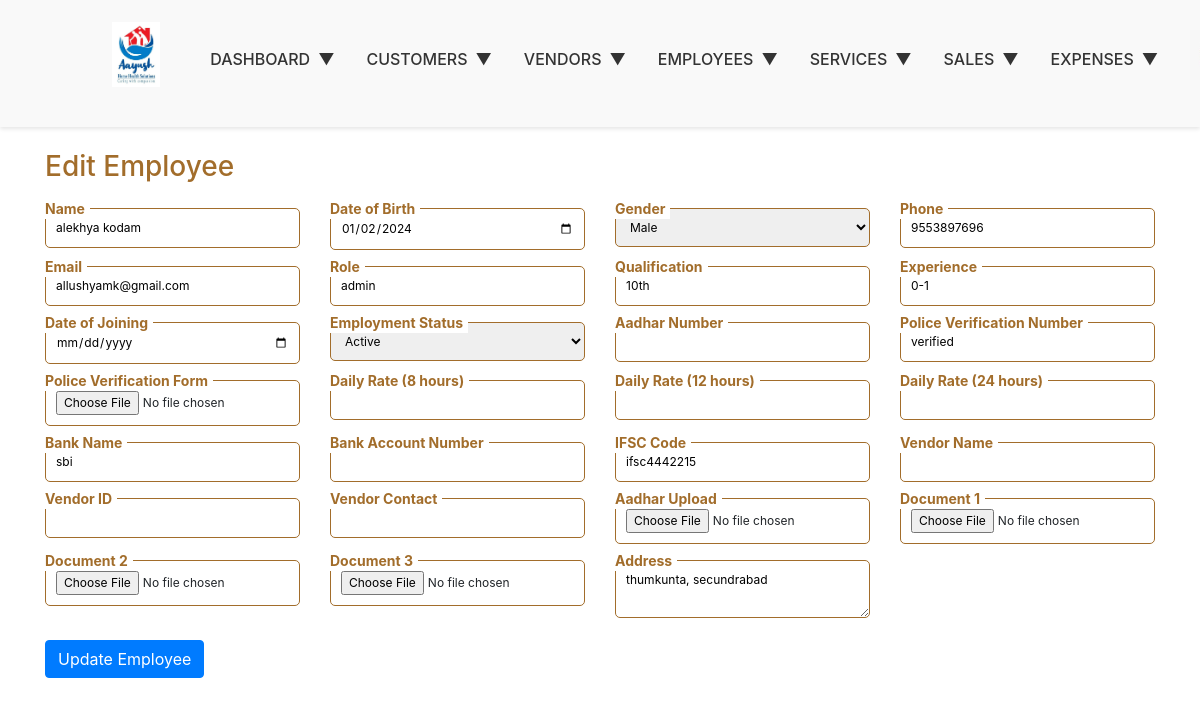
/Employee-Master/emp-edit.php?id=3, run on the app's committed database.
### tables this page shows
CREATE TABLE `emp_info` (
  `id` int(11) NOT NULL,
  `name` varchar(150) NOT NULL,
  `dob` date NOT NULL,
  `gender` varchar(150) NOT NULL,
  `phone` varchar(250) NOT NULL,
  `email` varchar(250) NOT NULL,
  `role` varchar(150) NOT NULL,
  `qualification` varchar(150) NOT NULL,
  `experience` varchar(150) NOT NULL,
  `doj` date NOT NULL,
  `aadhar` varchar(150) NOT NULL,
  `police_verification` varchar(150) NOT NULL,
  `daily_rate` decimal(50,0) NOT NULL,
  `status` varchar(150) NOT NULL,
  `termination_date` date NOT NULL,
  `document` varchar(255) NOT NULL,
  `bank_name` varchar(150) NOT NULL,
  `bank_account_no` varchar(150) NOT NULL,
  `ifsc_code` varchar(150) NOT NULL,
  `address` text NOT NULL
);

### Employee-Master/emp-edit.php (the view, shortened to what this page needs)
<?php
include('../config.php');
$employee = [];
if ($_SERVER['REQUEST_METHOD'] === 'GET' && isset($_GET['id'])) {
    $employee_id = $_GET['id'];
    $sql = "SELECT * FROM emp_info WHERE id = ?";
    $stmt = $conn->prepare($sql);
    $stmt->bind_param("i", $employee_id);
    if ($stmt->execute()) {
        $result = $stmt->get_result();
        $employee = $result->fetch_assoc();
    } else {
        echo "Error fetching employee data.";
        exit;
    }
}
?>
<!DOCTYPE html>
<html lang="en">
<head>
  <link rel="stylesheet" href="https://stackpath.bootstrapcdn.com/bootstrap/4.5.2/css/bootstrap.min.css">
  <link href="https://cdn.jsdelivr.net/npm/bootstrap-icons/font/bootstrap-icons.css" rel="stylesheet">
   <link rel="stylesheet" href="../assets/css/style.css">
</head>
<body>
<?php include('../navbar.php'); ?>
  <div class="container mt-7">
    <h3 class="mb-4">Edit Employee</h3>
    <form action="update_emp.php" method="POST" enctype="multipart/form-data">
    <div class="row">
        <div class="col-md-3">
            <label class="input-label">Name</label>
            <input type="text" name="name" class="styled-input" value="<?= htmlspecialchars($employee['name']); ?>" required />
        </div>
        <div class="col-md-3">
            <label class="input-label">Date of Birth</label>
            <input type="date" name="dob" class="styled-input" value="<?= htmlspecialchars($employee['dob']); ?>" required />
        </div>
        <div class="col-md-3">
            <label class="input-label">Gender</label>
            <select name="gender" class="styled-input">
                <option value="Male" <?= $employee['gender'] == 'Male' ? 'selected' : ''; ?>>Male</option>
            </select>
        </div>
        <div class="col-md-3">
            <label class="input-label">Phone</label>
            <input type="tel" name="phone" class="styled-input" value="<?= htmlspecialchars($employee['phone']); ?>" pattern="[0-9]{10}" required />
        </div>
    </div>
    <div class="row mt-3">
        <div class="col-md-3">
            <label class="input-label">Email</label>
            <input type="email" name="email" class="styled-input" value="<?= htmlspecialchars($employee['email']); ?>" required />
        </div>
        <div class="col-md-3">
            <label class="input-label">Role</label>
            <input type="text" name="role" class="styled-input" value="<?= htmlspecialchars($employee['role']); ?>" required />
        </div>
        <div class="col-md-3">
            <label class="input-label">Qualification</label>
            <input type="text" name="qualification" class="styled-input" value="<?= htmlspecialchars($employee['qualification']); ?>" />
        </div>
        <div class="col-md-3">
            <label class="input-label">Experience</label>
            <input type="text" name="experience" class="styled-input" value="<?= htmlspecialchars($employee['experience']); ?>" />
        </div>
    </div>
    <div class="row mt-3">
        <div class="col-md-3">
            <label class="input-label">Date of Joining</label>
            <input type="date" name="doj" class="styled-input" value="<?= htmlspecialchars($employee['doj']); ?>" />
        </div>
        <div class="col-md-3">
            <label class="input-label">Employment Status</label>
            <select name="status" class="styled-input">
                <option value="Active" <?= $employee['status'] == 'Active' ? 'selected' : ''; ?>>Active</option>
            </select>
        </div>
        <div class="col-md-3">
            <label class="input-label">Aadhar Number</label>
            <input type="text" name="aadhar" class="styled-input" value="<?= htmlspecialchars($employee['aadhar']); ?>" />
        </div>
        <div class="col-md-3">
            <label class="input-label">Police Verification Number</label>
            <input type="text" name="police_verification" class="styled-input" value="<?= htmlspecialchars($employee['police_verification']); ?>" />
        </div>
    </div>
    <div class="row mt-3">
        <div class="col-md-3">
            <label class="input-label">Police Verification Form</label>
            <input type="file" name="police_verification_form" class="styled-input" />
        </div>
        <div class="col-md-3">
            <label class="input-label">Daily Rate (8 hours)</label>
            <input type="number" name="daily_rate8" class="styled-input" value="<?= htmlspecialchars($employee['daily_rate8']); ?>" />
        </div>
        <div class="col-md-3">
            <label class="input-label">Daily Rate (12 hours)</label>
            <input type="number" name="daily_rate12" class="styled-input" value="<?= htmlspecialchars($employee['daily_rate12']); ?>" />
        </div>
        <div class="col-md-3">
            <label class="input-label">Daily Rate (24 hours)</label>
            <input type="number" name="daily_rate24" class="styled-input" value="<?= htmlspecialchars($employee['daily_rate24']); ?>" />
        </div>
    </div>
    <div class="row mt-3">
        <div class="col-md-3">
            <label class="input-label">Bank Name</label>
            <input type="text" name="bank_name" class="styled-input" value="<?= htmlspecialchars($employee['bank_name']); ?>" />
        </div>
        <div class="col-md-3">
            <label class="input-label">Bank Account Number</label>
            <input type="text" name="bank_account_no" class="styled-input" value="<?= htmlspecialchars($employee['bank_account_no']); ?>" />
        </div>
        <div class="col-md-3">
            <label class="input-label">IFSC Code</label>
            <input type="text" name="ifsc_code" class="styled-input" value="<?= htmlspecialchars($employee['ifsc_code']); ?>" />
        </div>
        <div class="col-md-3">
            <label class="input-label">Vendor Name</label>
            <input type="text" name="vendor_name" class="styled-input" value="<?= htmlspecialchars($employee['vendor_name']); ?>" />
        </div>
    </div>
    <div class="row mt-3">
        <div class="col-md-3">
            <label class="input-label">Vendor ID</label>
            <input type="text" name="vendor_id" class="styled-input" value="<?= htmlspecialchars($employee['vendor_id']); ?>" />
        </div>
        <div class="col-md-3">
            <label class="input-label">Vendor Contact</label>
            <input type="tel" name="vendor_contact" class="styled-input" value="<?= htmlspecialchars($employee['vendor_contact']); ?>" pattern="[0-9]{10}" />
        </div>
        <div class="col-md-3">
            <label class="input-label">Aadhar Upload</label>
            <input type="file" name="adhar_upload_doc" class="styled-input" />
        </div>
        <div class="col-md-3">
            <label class="input-label">Document 1</label>
            <input type="file" name="document1" class="styled-input" />
        </div>
    </div>
    <div class="row mt-3">
        <div class="col-md-3">
            <label class="input-label">Document 2</label>
            <input type="file" name="document2" class="styled-input" />
        </div>
        <div class="col-md-3">
            <label class="input-label">Document 3</label>
            <input type="file" name="document3" class="styled-input" />
        </div>
        <div class="col-md-3">
            <label class="input-label">Address</label>
            <textarea name="address" class="styled-input"><?= htmlspecialchars($employee['address']); ?></textarea>
        </div>
    </div>
    <div class="input-field-container mt-3">
        <button type="submit" class="btn btn-primary">Update Employee</button>
    </div>
</form>
  </div>
</body>
</html>

### assets/css/style.css (style rules this page uses)
body { font-family: -apple-system, BlinkMacSystemFont, "Segoe UI", Roboto, "Helvetica Neue", Arial, "Noto Sans", sans-serif, "Apple Color Emoji", "Segoe UI Emoji", "Segoe UI Symbol", "Noto Color Emoji"; margin: 0; padding: 0; }
.container { margin-top: 150px; }
.input-field-container { position: relative; margin-bottom: 15px; }
.input-label { position: absolute; top: -10px; left: 10px; background-color: white; padding: 0 5px; font-size: 14px; font-weight: bold; color: #A26D2B; }
.styled-input { width: 100%; padding: 10px; font-size: 12px; outline: none; box-sizing: border-box; border: 1px solid #A26D2B; border-radius: 5px; }
h1, h2, h3, h4 { color: #A26D2B; }

### data on the page
emp_info: name "alekhya kodam", dob "01/02/2024", phone "9553897696", email "allushyamk@gmail.com", role "admin", qualification "10th", experience "0-1", police_verification "verified", bank_name "sbi", ifsc_code "ifsc4442215", address "thumkunta, secundrabad"
